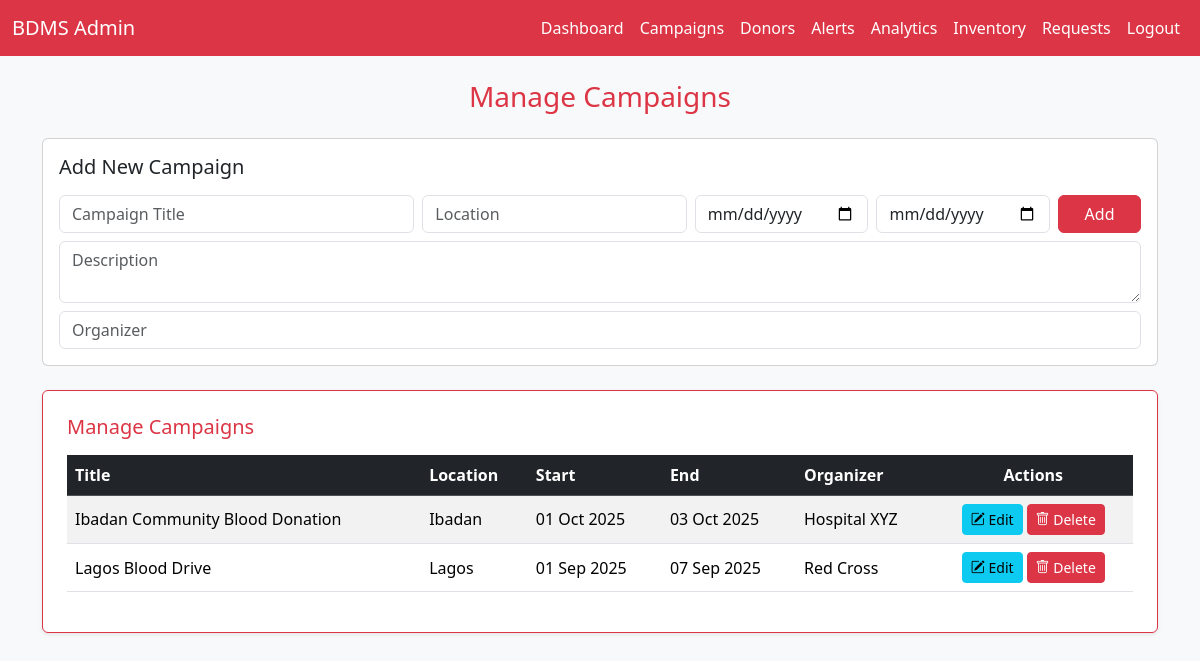
The page /admin/campaigns.php (signed in) on the database its author committed.
### tables this page shows
CREATE TABLE `campaigns` (
  `campaign_id` int(11) NOT NULL,
  `title` varchar(150) NOT NULL,
  `description` text DEFAULT NULL,
  `location` varchar(255) DEFAULT NULL,
  `start_date` date NOT NULL,
  `end_date` date NOT NULL,
  `organizer` varchar(100) DEFAULT NULL,
  `created_at` timestamp NOT NULL DEFAULT current_timestamp()
);

### admin/campaigns.php (the view, shortened to what this page needs)
<?php
require_once '../db.php';
$campaigns = $pdo->query("SELECT * FROM campaigns ORDER BY start_date DESC")->fetchAll(PDO::FETCH_ASSOC);
?>
<!doctype html>
<html lang="en">
<head>
<link href="https://cdn.jsdelivr.net/npm/bootstrap@5.3.3/dist/css/bootstrap.min.css" rel="stylesheet"> <link href="https://cdn.jsdelivr.net/npm/bootstrap-icons@1.10.5/font/bootstrap-icons.css" rel="stylesheet">
</head>
<body>
<nav class="navbar navbar-expand-lg navbar-dark">
  <div class="container-fluid">
    <a class="navbar-brand" href="dashboard.php">BDMS Admin</a>
    <div class="collapse navbar-collapse" id="nav">
      <ul class="navbar-nav ms-auto mb-2 mb-lg-0">
        <li class="nav-item"><a class="nav-link" href="dashboard.php">Dashboard</a></li>
        <li class="nav-item"><a class="nav-link active" href="campaigns.php">Campaigns</a></li>
        <li class="nav-item"><a class="nav-link" href="donors.php">Donors</a></li>
        <li class="nav-item"><a class="nav-link" href="alerts.php">Alerts</a></li>
        <li class="nav-item"><a class="nav-link" href="analytics.php">Analytics</a></li>
        <li class="nav-item"><a class="nav-link" href="inventory.php">Inventory</a></li>
        <li class="nav-item"><a class="nav-link" href="requests.php">Requests</a></li>
        <li class="nav-item"><a class="nav-link" href="logout.php">Logout</a></li>
      </ul>
    </div>
  </div>
</nav>
<div class="container py-4">
    <h3 class="text-center text-danger mb-4">Manage Campaigns</h3>
    <div class="card p-3 mb-4">
        <h5 class="mb-3">Add New Campaign</h5>
        <form method="post" class="row g-2">
            <div class="col-md-4"><input type="text" name="title" class="form-control" placeholder="Campaign Title" required></div>
            <div class="col-md-3"><input type="text" name="location" class="form-control" placeholder="Location"></div>
            <div class="col-md-2"><input type="date" name="start_date" class="form-control" required></div>
            <div class="col-md-2"><input type="date" name="end_date" class="form-control" required></div>
            <div class="col-md-1"><button class="btn btn-danger w-100">Add</button></div>
            <div class="col-12 mt-2"><textarea name="description" class="form-control" placeholder="Description"></textarea></div>
            <div class="col-12 mt-2"><input type="text" name="organizer" class="form-control" placeholder="Organizer"></div>
        </form>
    </div>
    <div class="card p-4 shadow-sm border-top border-danger mb-4">
    <h5 class="mb-3 text-danger">Manage Campaigns</h5>
    <div class="table-responsive">
        <table class="table table-striped align-middle table-hover">
            <thead class="table-dark">
                <tr>
                    <th>Title</th>
                    <th>Location</th>
                    <th>Start</th>
                    <th>End</th>
                    <th>Organizer</th>
                    <th class="text-center">Actions</th>
                </tr>
            </thead>
            <tbody>
            <?php foreach($campaigns as $c): ?>
                <tr>
                    <td><?php echo htmlspecialchars($c['title']); ?></td>
                    <td><?php echo htmlspecialchars($c['location']); ?></td>
                    <td><?php echo date('d M Y', strtotime($c['start_date'])); ?></td>
                    <td><?php echo date('d M Y', strtotime($c['end_date'])); ?></td>
                    <td><?php echo htmlspecialchars($c['organizer']); ?></td>
                    <td class="d-flex gap-1 justify-content-center flex-wrap">
                        <button class="btn btn-sm btn-info" data-bs-toggle="modal" data-bs-target="#editModal<?php echo $c['campaign_id']; ?>">
                            <i class="bi bi-pencil-square"></i> Edit
                        </button>
                        <form method="post" style="display:inline">
                            <button class="btn btn-sm btn-danger" onclick="return confirm('Delete campaign?')">
                                <i class="bi bi-trash"></i> Delete
                            </button>
                        </form>
                    </td>
                </tr>
            <?php endforeach; ?>
            </tbody>
        </table>
    </div>
</div>
</body>
</html>

### admin/campaigns.php (style rules this page uses)
body { background-color:#f8f9fa; }
.navbar { background-color: #dc3545; }
.navbar-brand, .navbar-nav .nav-link { color: white !important; }

### rows shown on the page
campaigns: title "Ibadan Community Blood Donation", location "Ibadan", start_date "01 Oct 2025", end_date "03 Oct 2025", organizer "Hospital XYZ"
campaigns: title "Lagos Blood Drive", location "Lagos", start_date "01 Sep 2025", end_date "07 Sep 2025", organizer "Red Cross"
